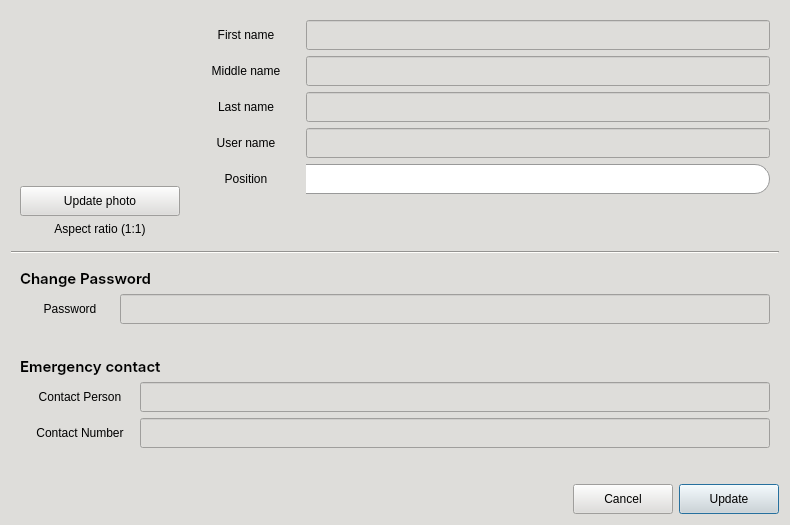
<?xml version="1.0" encoding="UTF-8"?>
<ui version="4.0">
 <class>EditUserDialog</class>
 <widget class="QDialog" name="EditUserDialog">
  <property name="geometry">
   <rect>
    <x>0</x>
    <y>0</y>
    <width>790</width>
    <height>525</height>
   </rect>
  </property>
  <property name="minimumSize">
   <size>
    <width>790</width>
    <height>525</height>
   </size>
  </property>
  <property name="maximumSize">
   <size>
    <width>790</width>
    <height>525</height>
   </size>
  </property>
  <property name="windowTitle">
   <string>User Information</string>
  </property>
  <property name="styleSheet">
   <string notr="true">* {
	background-color: rgb(222, 221, 218); 
	color: black;
}

QPushButton[class=&quot;button-green&quot;] {
	border: 1px solid #0a5128;
    border-radius: 15px;
    padding: 0px 10px 0px;
    background: qlineargradient(x1:0, y1:0, x2:0, y2:1, 
                                stop:0 #1ebd5d, 
                                stop:1 #107f3f);
    color: #FFF;
    font: 10pt &quot;Inter SemiBold&quot;;
}

QPushButton[class=&quot;button-green&quot;]:hover {
    background: qlineargradient(x1:0, y1:0, x2:0, y2:1, 
                                stop:0 #2ecc71, 
                                stop:1 #27AE60);
}

QPushButton[class=&quot;button-green&quot;]:pressed {
    background: qlineargradient(x1:0, y1:0, x2:0, y2:1, 
                                stop:0 #0b572a, 
                                stop:1 #129046); 
}

QPushButton[class=&quot;button-green&quot;]:disabled {
    background: #A5D6A7;
    color: #E8F5E9;
    opacity: 0.6;
}

*[class=&quot;button-normal&quot;] {
	font: 10pt &quot;Inter&quot;;
	background: qlineargradient(x1:0, y1:0, x2:0, y2:1, 
                                stop:0 #ffffff, 
                                stop:1 #d8ecf6);
	color: black;
	border-radius: 15px;
	border: 1px solid rgb(154, 153, 150);
}

*[class=&quot;button-normal&quot;]:hover {
	background: qlineargradient(x1:0, y1:0, x2:0, y2:1, 
                                stop:0 #ffffff, 
                                stop:1 #f2f6f8);
}

*[class=&quot;button-normal&quot;]:pressed {
    background: qlineargradient(x1:0, y1:0, x2:0, y2:1, 
                                stop:0 #dce5e9, 
                                stop:1 #ffffff);
}

*[class=&quot;button-normal&quot;]:disabled {
	background: #f5f5f5;
	border: 1px solid #dcdcdc;
	color: #aeaeae;
}

*[class=&quot;input-field&quot;] {
	background-color: transparent;
}

*[class=&quot;input-field&quot;] QLineEdit {
	background-color: #ffffff;
	border: 1px solid #999;
	border-left: none;
	border-top-right-radius: 15px;
	border-bottom-right-radius: 15px;
	padding: 0px 8px;
	color: black;
}

*[class=&quot;input-field&quot;] QLabel {
	background-color: rgb(192, 191, 188);
	border-left: 1px solid #999;
	border-top: 1px solid #999;
	border-bottom: 1px solid #999;
	border-right: none;
	border-top-left-radius: 15px;
	border-bottom-left-radius: 15px;
	padding-left: 8px;
	color: black;
}

QComboBox {
    border: 1px solid #999;
    border-left: none;
    padding: 0px 10px;
    background-color: #ffffff;
    color: #333333;
    font: 10pt &quot;Inter Medium&quot;;
    selection-background-color: #7eb4d7;
	border-top-right-radius: 15px;
	border-bottom-right-radius: 15px;
}

QComboBox:focus, QLineEdit:focus {
    border: 1px solid #007BFF;
}

QComboBox:hover, QLineEdit:hover {
    border: 1px solid #3498db;
}

QComboBox::drop-down {
    subcontrol-origin: padding;
    subcontrol-position: top right;
    width: 30px;
    border-left-width: 0px;
    /* Match the 15px border-radius of the main control */
    border-top-right-radius: 15px;
    border-bottom-right-radius: 15px;
}

QComboBox::down-arrow {
    image: url(:/Images/Images/caret-down.png);
    border: none;
    width: 8px;
    height: 8px;
}

QComboBox QAbstractItemView {
    background-color: white !important;
    border: 1px solid #999;
    selection-background-color: #7eb4d7;
    selection-color: #ffffff;
    outline: 0; /* Removes the ugly dotted focus border */
}

QComboBox QAbstractItemView::item {
    padding: 0px 15px;
    border-radius: 4px;
    color: #333333;
}

/* Hover state for items inside the dropdown */
QComboBox QAbstractItemView::item:hover {
    background-color: #7eb4d7;
    color: #ffffff;
}</string>
  </property>
  <property name="modal">
   <bool>true</bool>
  </property>
  <layout class="QVBoxLayout" name="verticalLayout">
   <item>
    <widget class="QWidget" name="widget" native="true">
     <property name="styleSheet">
      <string notr="true"/>
     </property>
     <layout class="QHBoxLayout" name="horizontalLayout">
      <item>
       <widget class="QWidget" name="widget_3" native="true">
        <layout class="QVBoxLayout" name="verticalLayout_2">
         <property name="leftMargin">
          <number>0</number>
         </property>
         <property name="topMargin">
          <number>0</number>
         </property>
         <property name="rightMargin">
          <number>0</number>
         </property>
         <property name="bottomMargin">
          <number>0</number>
         </property>
         <item>
          <widget class="QLabel" name="label_profile_pic">
           <property name="minimumSize">
            <size>
             <width>160</width>
             <height>160</height>
            </size>
           </property>
           <property name="maximumSize">
            <size>
             <width>160</width>
             <height>160</height>
            </size>
           </property>
           <property name="text">
            <string/>
           </property>
           <property name="pixmap">
            <pixmap resource="../resources.qrc">:/Images/Images/profile_gray.png</pixmap>
           </property>
           <property name="scaledContents">
            <bool>true</bool>
           </property>
           <property name="alignment">
            <set>Qt::AlignCenter</set>
           </property>
          </widget>
         </item>
         <item>
          <widget class="QPushButton" name="btnUploadPhoto">
           <property name="minimumSize">
            <size>
             <width>0</width>
             <height>30</height>
            </size>
           </property>
           <property name="maximumSize">
            <size>
             <width>16777215</width>
             <height>30</height>
            </size>
           </property>
           <property name="cursor">
            <cursorShape>PointingHandCursor</cursorShape>
           </property>
           <property name="text">
            <string>Update photo</string>
           </property>
           <property name="class" stdset="0">
            <string>button-normal</string>
           </property>
          </widget>
         </item>
         <item>
          <widget class="QLabel" name="label">
           <property name="text">
            <string>Aspect ratio (1:1)</string>
           </property>
           <property name="alignment">
            <set>Qt::AlignCenter</set>
           </property>
          </widget>
         </item>
        </layout>
       </widget>
      </item>
      <item>
       <widget class="QWidget" name="grp_info" native="true">
        <layout class="QVBoxLayout" name="VLayout_Info">
         <property name="spacing">
          <number>6</number>
         </property>
         <property name="leftMargin">
          <number>0</number>
         </property>
         <property name="topMargin">
          <number>0</number>
         </property>
         <property name="rightMargin">
          <number>0</number>
         </property>
         <property name="bottomMargin">
          <number>0</number>
         </property>
         <item>
          <widget class="QWidget" name="widget_2" native="true">
           <property name="class" stdset="0">
            <string>input-field</string>
           </property>
           <layout class="QHBoxLayout" name="horizontalLayout_3">
            <property name="spacing">
             <number>0</number>
            </property>
            <property name="leftMargin">
             <number>0</number>
            </property>
            <property name="topMargin">
             <number>0</number>
            </property>
            <property name="rightMargin">
             <number>0</number>
            </property>
            <property name="bottomMargin">
             <number>0</number>
            </property>
            <item>
             <widget class="QLabel" name="label_8">
              <property name="minimumSize">
               <size>
                <width>120</width>
                <height>30</height>
               </size>
              </property>
              <property name="maximumSize">
               <size>
                <width>120</width>
                <height>30</height>
               </size>
              </property>
              <property name="text">
               <string>First name</string>
              </property>
              <property name="alignment">
               <set>Qt::AlignCenter</set>
              </property>
             </widget>
            </item>
            <item>
             <widget class="QLineEdit" name="lineEdit_firstname">
              <property name="minimumSize">
               <size>
                <width>0</width>
                <height>30</height>
               </size>
              </property>
              <property name="styleSheet">
               <string notr="true"/>
              </property>
             </widget>
            </item>
           </layout>
          </widget>
         </item>
         <item>
          <widget class="QWidget" name="widget_4" native="true">
           <property name="class" stdset="0">
            <string>input-field</string>
           </property>
           <layout class="QHBoxLayout" name="horizontalLayout_4">
            <property name="spacing">
             <number>0</number>
            </property>
            <property name="leftMargin">
             <number>0</number>
            </property>
            <property name="topMargin">
             <number>0</number>
            </property>
            <property name="rightMargin">
             <number>0</number>
            </property>
            <property name="bottomMargin">
             <number>0</number>
            </property>
            <item>
             <widget class="QLabel" name="label_9">
              <property name="minimumSize">
               <size>
                <width>120</width>
                <height>30</height>
               </size>
              </property>
              <property name="maximumSize">
               <size>
                <width>120</width>
                <height>30</height>
               </size>
              </property>
              <property name="text">
               <string>Middle name</string>
              </property>
              <property name="alignment">
               <set>Qt::AlignCenter</set>
              </property>
             </widget>
            </item>
            <item>
             <widget class="QLineEdit" name="lineEdit_middlename">
              <property name="minimumSize">
               <size>
                <width>0</width>
                <height>30</height>
               </size>
              </property>
              <property name="styleSheet">
               <string notr="true"/>
              </property>
             </widget>
            </item>
           </layout>
          </widget>
         </item>
         <item>
          <widget class="QWidget" name="widget_5" native="true">
           <property name="class" stdset="0">
            <string>input-field</string>
           </property>
           <layout class="QHBoxLayout" name="horizontalLayout_5">
            <property name="spacing">
             <number>0</number>
            </property>
            <property name="leftMargin">
             <number>0</number>
            </property>
            <property name="topMargin">
             <number>0</number>
            </property>
            <property name="rightMargin">
             <number>0</number>
            </property>
            <property name="bottomMargin">
             <number>0</number>
            </property>
            <item>
             <widget class="QLabel" name="label_10">
              <property name="minimumSize">
               <size>
                <width>120</width>
                <height>30</height>
               </size>
              </property>
              <property name="maximumSize">
               <size>
                <width>120</width>
                <height>30</height>
               </size>
              </property>
              <property name="text">
               <string>Last name</string>
              </property>
              <property name="alignment">
               <set>Qt::AlignCenter</set>
              </property>
             </widget>
            </item>
            <item>
             <widget class="QLineEdit" name="lineEdit_lastname">
              <property name="minimumSize">
               <size>
                <width>0</width>
                <height>30</height>
               </size>
              </property>
              <property name="styleSheet">
               <string notr="true"/>
              </property>
             </widget>
            </item>
           </layout>
          </widget>
         </item>
         <item>
          <widget class="QWidget" name="widget_6" native="true">
           <property name="class" stdset="0">
            <string>input-field</string>
           </property>
           <layout class="QHBoxLayout" name="horizontalLayout_6">
            <property name="spacing">
             <number>0</number>
            </property>
            <property name="leftMargin">
             <number>0</number>
            </property>
            <property name="topMargin">
             <number>0</number>
            </property>
            <property name="rightMargin">
             <number>0</number>
            </property>
            <property name="bottomMargin">
             <number>0</number>
            </property>
            <item>
             <widget class="QLabel" name="label_11">
              <property name="minimumSize">
               <size>
                <width>120</width>
                <height>30</height>
               </size>
              </property>
              <property name="maximumSize">
               <size>
                <width>120</width>
                <height>30</height>
               </size>
              </property>
              <property name="text">
               <string>User name</string>
              </property>
              <property name="alignment">
               <set>Qt::AlignCenter</set>
              </property>
             </widget>
            </item>
            <item>
             <widget class="QLineEdit" name="lineEdit_username">
              <property name="minimumSize">
               <size>
                <width>0</width>
                <height>30</height>
               </size>
              </property>
              <property name="styleSheet">
               <string notr="true"/>
              </property>
             </widget>
            </item>
           </layout>
          </widget>
         </item>
         <item>
          <widget class="QWidget" name="widget_7" native="true">
           <property name="class" stdset="0">
            <string>input-field</string>
           </property>
           <layout class="QHBoxLayout" name="horizontalLayout_7">
            <property name="spacing">
             <number>0</number>
            </property>
            <property name="leftMargin">
             <number>0</number>
            </property>
            <property name="topMargin">
             <number>0</number>
            </property>
            <property name="rightMargin">
             <number>0</number>
            </property>
            <property name="bottomMargin">
             <number>0</number>
            </property>
            <item>
             <widget class="QLabel" name="label_13">
              <property name="minimumSize">
               <size>
                <width>120</width>
                <height>30</height>
               </size>
              </property>
              <property name="maximumSize">
               <size>
                <width>120</width>
                <height>30</height>
               </size>
              </property>
              <property name="text">
               <string>Position</string>
              </property>
              <property name="alignment">
               <set>Qt::AlignCenter</set>
              </property>
             </widget>
            </item>
            <item>
             <widget class="QComboBox" name="comboBox_position">
              <property name="minimumSize">
               <size>
                <width>0</width>
                <height>30</height>
               </size>
              </property>
              <property name="styleSheet">
               <string notr="true"/>
              </property>
              <property name="editable">
               <bool>true</bool>
              </property>
             </widget>
            </item>
           </layout>
          </widget>
         </item>
         <item>
          <spacer name="verticalSpacer">
           <property name="orientation">
            <enum>Qt::Vertical</enum>
           </property>
           <property name="sizeHint" stdset="0">
            <size>
             <width>20</width>
             <height>40</height>
            </size>
           </property>
          </spacer>
         </item>
        </layout>
       </widget>
      </item>
     </layout>
    </widget>
   </item>
   <item>
    <widget class="Line" name="line">
     <property name="orientation">
      <enum>Qt::Horizontal</enum>
     </property>
    </widget>
   </item>
   <item>
    <widget class="QWidget" name="widget_form_3" native="true">
     <property name="enabled">
      <bool>true</bool>
     </property>
     <property name="styleSheet">
      <string notr="true"/>
     </property>
     <layout class="QVBoxLayout" name="verticalLayout_3">
      <item>
       <widget class="QLabel" name="label_25">
        <property name="font">
         <font>
          <family>Inter SemiBold</family>
          <pointsize>11</pointsize>
          <weight>50</weight>
          <bold>false</bold>
         </font>
        </property>
        <property name="text">
         <string>Change Password</string>
        </property>
       </widget>
      </item>
      <item>
       <widget class="QWidget" name="widget_8" native="true">
        <property name="class" stdset="0">
         <string>input-field</string>
        </property>
        <layout class="QHBoxLayout" name="horizontalLayout_8">
         <property name="spacing">
          <number>0</number>
         </property>
         <property name="leftMargin">
          <number>0</number>
         </property>
         <property name="topMargin">
          <number>0</number>
         </property>
         <property name="rightMargin">
          <number>0</number>
         </property>
         <item>
          <widget class="QLabel" name="label_12">
           <property name="minimumSize">
            <size>
             <width>100</width>
             <height>30</height>
            </size>
           </property>
           <property name="maximumSize">
            <size>
             <width>16777215</width>
             <height>30</height>
            </size>
           </property>
           <property name="text">
            <string>Password</string>
           </property>
           <property name="alignment">
            <set>Qt::AlignCenter</set>
           </property>
          </widget>
         </item>
         <item>
          <widget class="QLineEdit" name="lineEdit_password">
           <property name="minimumSize">
            <size>
             <width>0</width>
             <height>30</height>
            </size>
           </property>
           <property name="styleSheet">
            <string notr="true"/>
           </property>
           <property name="echoMode">
            <enum>QLineEdit::PasswordEchoOnEdit</enum>
           </property>
          </widget>
         </item>
        </layout>
       </widget>
      </item>
     </layout>
    </widget>
   </item>
   <item>
    <widget class="QWidget" name="widget_form_2" native="true">
     <property name="enabled">
      <bool>true</bool>
     </property>
     <property name="styleSheet">
      <string notr="true"/>
     </property>
     <layout class="QVBoxLayout" name="verticalLayout_4">
      <item>
       <widget class="QLabel" name="label_24">
        <property name="font">
         <font>
          <family>Inter SemiBold</family>
          <pointsize>11</pointsize>
          <weight>50</weight>
          <bold>false</bold>
         </font>
        </property>
        <property name="text">
         <string>Emergency contact</string>
        </property>
       </widget>
      </item>
      <item>
       <widget class="QWidget" name="widget_9" native="true">
        <property name="class" stdset="0">
         <string>input-field</string>
        </property>
        <layout class="QHBoxLayout" name="horizontalLayout_9">
         <property name="spacing">
          <number>0</number>
         </property>
         <property name="leftMargin">
          <number>0</number>
         </property>
         <property name="topMargin">
          <number>0</number>
         </property>
         <property name="rightMargin">
          <number>0</number>
         </property>
         <property name="bottomMargin">
          <number>0</number>
         </property>
         <item>
          <widget class="QLabel" name="label_22">
           <property name="minimumSize">
            <size>
             <width>120</width>
             <height>30</height>
            </size>
           </property>
           <property name="maximumSize">
            <size>
             <width>16777215</width>
             <height>30</height>
            </size>
           </property>
           <property name="text">
            <string>Contact Person</string>
           </property>
           <property name="alignment">
            <set>Qt::AlignCenter</set>
           </property>
          </widget>
         </item>
         <item>
          <widget class="QLineEdit" name="txtContactPerson">
           <property name="minimumSize">
            <size>
             <width>0</width>
             <height>30</height>
            </size>
           </property>
           <property name="styleSheet">
            <string notr="true"/>
           </property>
          </widget>
         </item>
        </layout>
       </widget>
      </item>
      <item>
       <widget class="QWidget" name="widget_11" native="true">
        <property name="class" stdset="0">
         <string>input-field</string>
        </property>
        <layout class="QHBoxLayout" name="horizontalLayout_11">
         <property name="spacing">
          <number>0</number>
         </property>
         <property name="leftMargin">
          <number>0</number>
         </property>
         <property name="topMargin">
          <number>0</number>
         </property>
         <property name="rightMargin">
          <number>0</number>
         </property>
         <property name="bottomMargin">
          <number>0</number>
         </property>
         <item>
          <widget class="QLabel" name="label_23">
           <property name="minimumSize">
            <size>
             <width>120</width>
             <height>30</height>
            </size>
           </property>
           <property name="maximumSize">
            <size>
             <width>16777215</width>
             <height>30</height>
            </size>
           </property>
           <property name="text">
            <string>Contact Number</string>
           </property>
           <property name="alignment">
            <set>Qt::AlignCenter</set>
           </property>
          </widget>
         </item>
         <item>
          <widget class="QLineEdit" name="txtContactNum">
           <property name="minimumSize">
            <size>
             <width>0</width>
             <height>30</height>
            </size>
           </property>
           <property name="styleSheet">
            <string notr="true"/>
           </property>
          </widget>
         </item>
        </layout>
       </widget>
      </item>
     </layout>
    </widget>
   </item>
   <item>
    <spacer name="verticalSpacer_3">
     <property name="orientation">
      <enum>Qt::Vertical</enum>
     </property>
     <property name="sizeHint" stdset="0">
      <size>
       <width>20</width>
       <height>40</height>
      </size>
     </property>
    </spacer>
   </item>
   <item>
    <layout class="QHBoxLayout" name="horizontalLayout_2">
     <item>
      <spacer name="horizontalSpacer_2">
       <property name="orientation">
        <enum>Qt::Horizontal</enum>
       </property>
       <property name="sizeHint" stdset="0">
        <size>
         <width>40</width>
         <height>20</height>
        </size>
       </property>
      </spacer>
     </item>
     <item>
      <widget class="QPushButton" name="btnCancel">
       <property name="minimumSize">
        <size>
         <width>100</width>
         <height>30</height>
        </size>
       </property>
       <property name="maximumSize">
        <size>
         <width>100</width>
         <height>30</height>
        </size>
       </property>
       <property name="cursor">
        <cursorShape>PointingHandCursor</cursorShape>
       </property>
       <property name="text">
        <string>Cancel</string>
       </property>
       <property name="class" stdset="0">
        <string>button-normal</string>
       </property>
      </widget>
     </item>
     <item>
      <widget class="QPushButton" name="btnUpdate">
       <property name="minimumSize">
        <size>
         <width>100</width>
         <height>30</height>
        </size>
       </property>
       <property name="maximumSize">
        <size>
         <width>100</width>
         <height>30</height>
        </size>
       </property>
       <property name="cursor">
        <cursorShape>PointingHandCursor</cursorShape>
       </property>
       <property name="text">
        <string>Update</string>
       </property>
       <property name="default">
        <bool>true</bool>
       </property>
       <property name="class" stdset="0">
        <string>button-green</string>
       </property>
      </widget>
     </item>
    </layout>
   </item>
  </layout>
 </widget>
 <resources>
  <include location="../resources.qrc"/>
 </resources>
 <connections/>
</ui>
